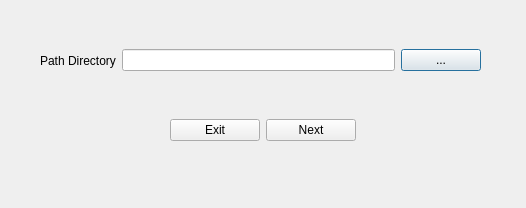
<?xml version="1.0" encoding="UTF-8"?>
<ui version="4.0">
 <class>Dialog</class>
 <widget class="QDialog" name="Dialog">
  <property name="geometry">
   <rect>
    <x>0</x>
    <y>0</y>
    <width>526</width>
    <height>208</height>
   </rect>
  </property>
  <property name="windowTitle">
   <string>Dialog</string>
  </property>
  <widget class="QWidget" name="horizontalLayoutWidget">
   <property name="geometry">
    <rect>
     <x>40</x>
     <y>30</y>
     <width>441</width>
     <height>61</height>
    </rect>
   </property>
   <layout class="QHBoxLayout" name="horizontalLayout">
    <item>
     <widget class="QLabel" name="label">
      <property name="text">
       <string>Path Directory</string>
      </property>
     </widget>
    </item>
    <item>
     <widget class="QLineEdit" name="lineEdit"/>
    </item>
    <item>
     <widget class="QPushButton" name="pushButton">
      <property name="text">
       <string>...</string>
      </property>
     </widget>
    </item>
   </layout>
  </widget>
  <widget class="QWidget" name="horizontalLayoutWidget_2">
   <property name="geometry">
    <rect>
     <x>170</x>
     <y>100</y>
     <width>186</width>
     <height>61</height>
    </rect>
   </property>
   <layout class="QHBoxLayout" name="horizontalLayout_2">
    <item>
     <widget class="QPushButton" name="pushButton_2">
      <property name="text">
       <string>Exit</string>
      </property>
     </widget>
    </item>
    <item>
     <widget class="QPushButton" name="pushButton_3">
      <property name="text">
       <string>Next</string>
      </property>
     </widget>
    </item>
   </layout>
  </widget>
 </widget>
 <resources/>
 <connections/>
</ui>
